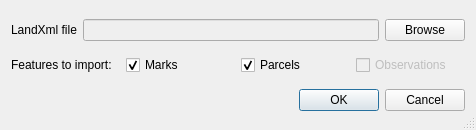
<?xml version="1.0" encoding="UTF-8"?>
<ui version="4.0">
 <class>LandXmlDialog</class>
 <widget class="QDialog" name="LandXmlDialog">
  <property name="windowModality">
   <enum>Qt::NonModal</enum>
  </property>
  <property name="geometry">
   <rect>
    <x>0</x>
    <y>0</y>
    <width>476</width>
    <height>130</height>
   </rect>
  </property>
  <property name="windowTitle">
   <string>Import LandXml data</string>
  </property>
  <property name="sizeGripEnabled">
   <bool>true</bool>
  </property>
  <layout class="QVBoxLayout" name="verticalLayout">
   <item>
    <layout class="QHBoxLayout" name="horizontalLayout">
     <item>
      <widget class="QLabel" name="uXmlFileLabel">
       <property name="enabled">
        <bool>true</bool>
       </property>
       <property name="text">
        <string>LandXml file</string>
       </property>
       <property name="buddy">
        <cstring>uXmlFile</cstring>
       </property>
      </widget>
     </item>
     <item>
      <widget class="QLineEdit" name="uXmlFile">
       <property name="enabled">
        <bool>false</bool>
       </property>
       <property name="readOnly">
        <bool>true</bool>
       </property>
      </widget>
     </item>
     <item>
      <widget class="QPushButton" name="uBrowseXmlFile">
       <property name="text">
        <string>Browse</string>
       </property>
      </widget>
     </item>
    </layout>
   </item>
   <item>
    <layout class="QHBoxLayout" name="horizontalLayout_2">
     <item>
      <widget class="QLabel" name="label">
       <property name="text">
        <string>Features to import:</string>
       </property>
       <property name="buddy">
        <cstring>uImportMarks</cstring>
       </property>
      </widget>
     </item>
     <item>
      <widget class="QCheckBox" name="uImportMarks">
       <property name="text">
        <string>Marks</string>
       </property>
       <property name="checked">
        <bool>true</bool>
       </property>
      </widget>
     </item>
     <item>
      <widget class="QCheckBox" name="uImportParcels">
       <property name="text">
        <string>Parcels</string>
       </property>
       <property name="checked">
        <bool>true</bool>
       </property>
      </widget>
     </item>
     <item>
      <widget class="QCheckBox" name="uImportObs">
       <property name="enabled">
        <bool>false</bool>
       </property>
       <property name="text">
        <string>Observations</string>
       </property>
       <property name="checked">
        <bool>false</bool>
       </property>
      </widget>
     </item>
    </layout>
   </item>
   <item>
    <widget class="QDialogButtonBox" name="uButtonBox">
     <property name="orientation">
      <enum>Qt::Horizontal</enum>
     </property>
     <property name="standardButtons">
      <set>QDialogButtonBox::Cancel|QDialogButtonBox::Ok</set>
     </property>
    </widget>
   </item>
  </layout>
 </widget>
 <tabstops>
  <tabstop>uXmlFile</tabstop>
  <tabstop>uBrowseXmlFile</tabstop>
  <tabstop>uImportMarks</tabstop>
  <tabstop>uImportParcels</tabstop>
  <tabstop>uImportObs</tabstop>
  <tabstop>uButtonBox</tabstop>
 </tabstops>
 <resources/>
 <connections>
  <connection>
   <sender>uButtonBox</sender>
   <signal>accepted()</signal>
   <receiver>LandXmlDialog</receiver>
   <slot>accept()</slot>
   <hints>
    <hint type="sourcelabel">
     <x>400</x>
     <y>378</y>
    </hint>
    <hint type="destinationlabel">
     <x>215</x>
     <y>290</y>
    </hint>
   </hints>
  </connection>
  <connection>
   <sender>uButtonBox</sender>
   <signal>rejected()</signal>
   <receiver>LandXmlDialog</receiver>
   <slot>close()</slot>
   <hints>
    <hint type="sourcelabel">
     <x>400</x>
     <y>378</y>
    </hint>
    <hint type="destinationlabel">
     <x>132</x>
     <y>239</y>
    </hint>
   </hints>
  </connection>
 </connections>
</ui>
